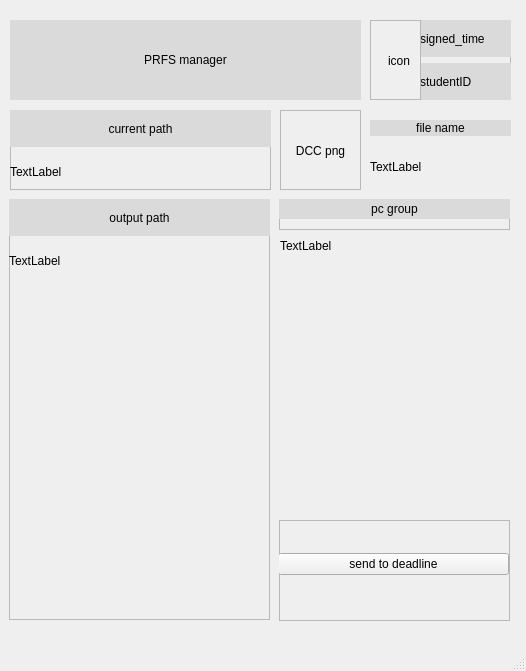
<?xml version="1.0" encoding="UTF-8"?>
<ui version="4.0">
 <class>MainWindow</class>
 <widget class="QMainWindow" name="MainWindow">
  <property name="geometry">
   <rect>
    <x>0</x>
    <y>0</y>
    <width>526</width>
    <height>671</height>
   </rect>
  </property>
  <property name="windowTitle">
   <string>MainWindow</string>
  </property>
  <widget class="QWidget" name="centralwidget">
   <widget class="QFrame" name="frame">
    <property name="geometry">
     <rect>
      <x>10</x>
      <y>20</y>
      <width>351</width>
      <height>80</height>
     </rect>
    </property>
    <property name="frameShape">
     <enum>QFrame::StyledPanel</enum>
    </property>
    <property name="frameShadow">
     <enum>QFrame::Raised</enum>
    </property>
    <widget class="QWidget" name="verticalLayoutWidget_2">
     <property name="geometry">
      <rect>
       <x>0</x>
       <y>0</y>
       <width>351</width>
       <height>80</height>
      </rect>
     </property>
     <layout class="QVBoxLayout" name="verticalLayout_3">
      <item>
       <widget class="QLabel" name="PRFSmanager">
        <property name="styleSheet">
         <string notr="true">font: 20pt &quot;Arial&quot;;
background-color: rgb(218, 218, 218);</string>
        </property>
        <property name="text">
         <string>PRFS manager</string>
        </property>
        <property name="textFormat">
         <enum>Qt::AutoText</enum>
        </property>
        <property name="scaledContents">
         <bool>true</bool>
        </property>
        <property name="alignment">
         <set>Qt::AlignCenter</set>
        </property>
        <property name="wordWrap">
         <bool>false</bool>
        </property>
       </widget>
      </item>
     </layout>
    </widget>
   </widget>
   <widget class="QFrame" name="frame_3">
    <property name="geometry">
     <rect>
      <x>280</x>
      <y>110</y>
      <width>81</width>
      <height>80</height>
     </rect>
    </property>
    <property name="frameShape">
     <enum>QFrame::StyledPanel</enum>
    </property>
    <property name="frameShadow">
     <enum>QFrame::Raised</enum>
    </property>
    <widget class="QLabel" name="DCC_png">
     <property name="geometry">
      <rect>
       <x>0</x>
       <y>0</y>
       <width>81</width>
       <height>81</height>
      </rect>
     </property>
     <property name="styleSheet">
      <string notr="true">border-color: rgb(218, 218, 218);</string>
     </property>
     <property name="text">
      <string>DCC png</string>
     </property>
     <property name="alignment">
      <set>Qt::AlignCenter</set>
     </property>
    </widget>
   </widget>
   <widget class="QFrame" name="frame_6">
    <property name="geometry">
     <rect>
      <x>9</x>
      <y>199</y>
      <width>261</width>
      <height>421</height>
     </rect>
    </property>
    <property name="frameShape">
     <enum>QFrame::StyledPanel</enum>
    </property>
    <property name="frameShadow">
     <enum>QFrame::Raised</enum>
    </property>
    <widget class="QWidget" name="verticalLayoutWidget_4">
     <property name="geometry">
      <rect>
       <x>0</x>
       <y>0</y>
       <width>261</width>
       <height>80</height>
      </rect>
     </property>
     <layout class="QVBoxLayout" name="verticalLayout_7">
      <item>
       <widget class="QLabel" name="label_9">
        <property name="styleSheet">
         <string notr="true">background-color: rgb(218, 218, 218);</string>
        </property>
        <property name="text">
         <string>output path</string>
        </property>
        <property name="alignment">
         <set>Qt::AlignCenter</set>
        </property>
       </widget>
      </item>
      <item>
       <widget class="QLabel" name="output_path">
        <property name="styleSheet">
         <string notr="true"/>
        </property>
        <property name="text">
         <string>TextLabel</string>
        </property>
       </widget>
      </item>
     </layout>
    </widget>
   </widget>
   <widget class="QFrame" name="frame_7">
    <property name="geometry">
     <rect>
      <x>279</x>
      <y>199</y>
      <width>231</width>
      <height>31</height>
     </rect>
    </property>
    <property name="frameShape">
     <enum>QFrame::StyledPanel</enum>
    </property>
    <property name="frameShadow">
     <enum>QFrame::Raised</enum>
    </property>
    <widget class="QLabel" name="label_6">
     <property name="geometry">
      <rect>
       <x>0</x>
       <y>0</y>
       <width>231</width>
       <height>20</height>
      </rect>
     </property>
     <property name="styleSheet">
      <string notr="true">background-color: rgb(218, 218, 218);</string>
     </property>
     <property name="text">
      <string>pc group</string>
     </property>
     <property name="alignment">
      <set>Qt::AlignCenter</set>
     </property>
    </widget>
   </widget>
   <widget class="QFrame" name="frame_8">
    <property name="geometry">
     <rect>
      <x>279</x>
      <y>520</y>
      <width>231</width>
      <height>101</height>
     </rect>
    </property>
    <property name="frameShape">
     <enum>QFrame::StyledPanel</enum>
    </property>
    <property name="frameShadow">
     <enum>QFrame::Raised</enum>
    </property>
    <widget class="QWidget" name="verticalLayoutWidget_5">
     <property name="geometry">
      <rect>
       <x>-1</x>
       <y>-1</y>
       <width>231</width>
       <height>91</height>
      </rect>
     </property>
     <layout class="QVBoxLayout" name="verticalLayout_8">
      <item>
       <widget class="QPushButton" name="send_to_deadline">
        <property name="text">
         <string>send to deadline</string>
        </property>
       </widget>
      </item>
     </layout>
    </widget>
   </widget>
   <widget class="QFrame" name="frame_9">
    <property name="geometry">
     <rect>
      <x>420</x>
      <y>20</y>
      <width>91</width>
      <height>80</height>
     </rect>
    </property>
    <property name="frameShape">
     <enum>QFrame::StyledPanel</enum>
    </property>
    <property name="frameShadow">
     <enum>QFrame::Raised</enum>
    </property>
    <widget class="QWidget" name="verticalLayoutWidget_6">
     <property name="geometry">
      <rect>
       <x>0</x>
       <y>0</y>
       <width>91</width>
       <height>80</height>
      </rect>
     </property>
     <layout class="QVBoxLayout" name="verticalLayout_2">
      <item>
       <widget class="QLabel" name="signed_time">
        <property name="styleSheet">
         <string notr="true">background-color: rgb(218, 218, 218);</string>
        </property>
        <property name="text">
         <string>signed_time</string>
        </property>
       </widget>
      </item>
      <item>
       <widget class="QLabel" name="studentID">
        <property name="styleSheet">
         <string notr="true">background-color: rgb(218, 218, 218);</string>
        </property>
        <property name="text">
         <string>studentID</string>
        </property>
       </widget>
      </item>
     </layout>
    </widget>
   </widget>
   <widget class="QLabel" name="label_4">
    <property name="geometry">
     <rect>
      <x>370</x>
      <y>120</y>
      <width>141</width>
      <height>16</height>
     </rect>
    </property>
    <property name="styleSheet">
     <string notr="true">background-color: rgb(218, 218, 218);</string>
    </property>
    <property name="text">
     <string>file name</string>
    </property>
    <property name="alignment">
     <set>Qt::AlignCenter</set>
    </property>
   </widget>
   <widget class="QWidget" name="horizontalLayoutWidget_2">
    <property name="geometry">
     <rect>
      <x>370</x>
      <y>141</y>
      <width>141</width>
      <height>51</height>
     </rect>
    </property>
    <layout class="QHBoxLayout" name="horizontalLayout_5">
     <item>
      <widget class="QLabel" name="filename">
       <property name="styleSheet">
        <string notr="true"/>
       </property>
       <property name="text">
        <string>TextLabel</string>
       </property>
      </widget>
     </item>
    </layout>
   </widget>
   <widget class="QWidget" name="horizontalLayoutWidget_3">
    <property name="geometry">
     <rect>
      <x>280</x>
      <y>230</y>
      <width>231</width>
      <height>31</height>
     </rect>
    </property>
    <layout class="QHBoxLayout" name="horizontalLayout_6">
     <item>
      <widget class="QLabel" name="pcgroup">
       <property name="styleSheet">
        <string notr="true">border-top-color: rgb(218, 218, 218);
border-right-color: rgb(218, 218, 218);
border-bottom-color: rgb(218, 218, 218);
border-left-color: rgb(218, 218, 218);</string>
       </property>
       <property name="text">
        <string>TextLabel</string>
       </property>
      </widget>
     </item>
    </layout>
   </widget>
   <widget class="QFrame" name="frame_2">
    <property name="geometry">
     <rect>
      <x>10</x>
      <y>110</y>
      <width>261</width>
      <height>80</height>
     </rect>
    </property>
    <property name="frameShape">
     <enum>QFrame::StyledPanel</enum>
    </property>
    <property name="frameShadow">
     <enum>QFrame::Raised</enum>
    </property>
    <widget class="QWidget" name="verticalLayoutWidget_3">
     <property name="geometry">
      <rect>
       <x>0</x>
       <y>0</y>
       <width>261</width>
       <height>80</height>
      </rect>
     </property>
     <layout class="QVBoxLayout" name="verticalLayout_6">
      <item>
       <widget class="QLabel" name="label_8">
        <property name="styleSheet">
         <string notr="true">background-color: rgb(218, 218, 218);</string>
        </property>
        <property name="text">
         <string>current path</string>
        </property>
        <property name="alignment">
         <set>Qt::AlignCenter</set>
        </property>
       </widget>
      </item>
      <item>
       <widget class="QLabel" name="current_path">
        <property name="styleSheet">
         <string notr="true"/>
        </property>
        <property name="text">
         <string>TextLabel</string>
        </property>
       </widget>
      </item>
     </layout>
    </widget>
   </widget>
   <widget class="QFrame" name="frame_10">
    <property name="geometry">
     <rect>
      <x>370</x>
      <y>20</y>
      <width>51</width>
      <height>80</height>
     </rect>
    </property>
    <property name="frameShape">
     <enum>QFrame::StyledPanel</enum>
    </property>
    <property name="frameShadow">
     <enum>QFrame::Raised</enum>
    </property>
    <widget class="QWidget" name="verticalLayoutWidget">
     <property name="geometry">
      <rect>
       <x>0</x>
       <y>0</y>
       <width>58</width>
       <height>81</height>
      </rect>
     </property>
     <layout class="QVBoxLayout" name="verticalLayout">
      <item>
       <widget class="QLabel" name="usericon">
        <property name="enabled">
         <bool>true</bool>
        </property>
        <property name="sizePolicy">
         <sizepolicy hsizetype="Ignored" vsizetype="Minimum">
          <horstretch>0</horstretch>
          <verstretch>0</verstretch>
         </sizepolicy>
        </property>
        <property name="minimumSize">
         <size>
          <width>56</width>
          <height>0</height>
         </size>
        </property>
        <property name="maximumSize">
         <size>
          <width>16777184</width>
          <height>16777215</height>
         </size>
        </property>
        <property name="text">
         <string>icon</string>
        </property>
        <property name="textFormat">
         <enum>Qt::AutoText</enum>
        </property>
        <property name="scaledContents">
         <bool>true</bool>
        </property>
        <property name="alignment">
         <set>Qt::AlignCenter</set>
        </property>
        <property name="wordWrap">
         <bool>false</bool>
        </property>
        <property name="indent">
         <number>-1</number>
        </property>
       </widget>
      </item>
     </layout>
    </widget>
   </widget>
  </widget>
  <widget class="QMenuBar" name="menubar">
   <property name="geometry">
    <rect>
     <x>0</x>
     <y>0</y>
     <width>526</width>
     <height>21</height>
    </rect>
   </property>
  </widget>
  <widget class="QStatusBar" name="statusbar"/>
 </widget>
 <resources/>
 <connections/>
</ui>
